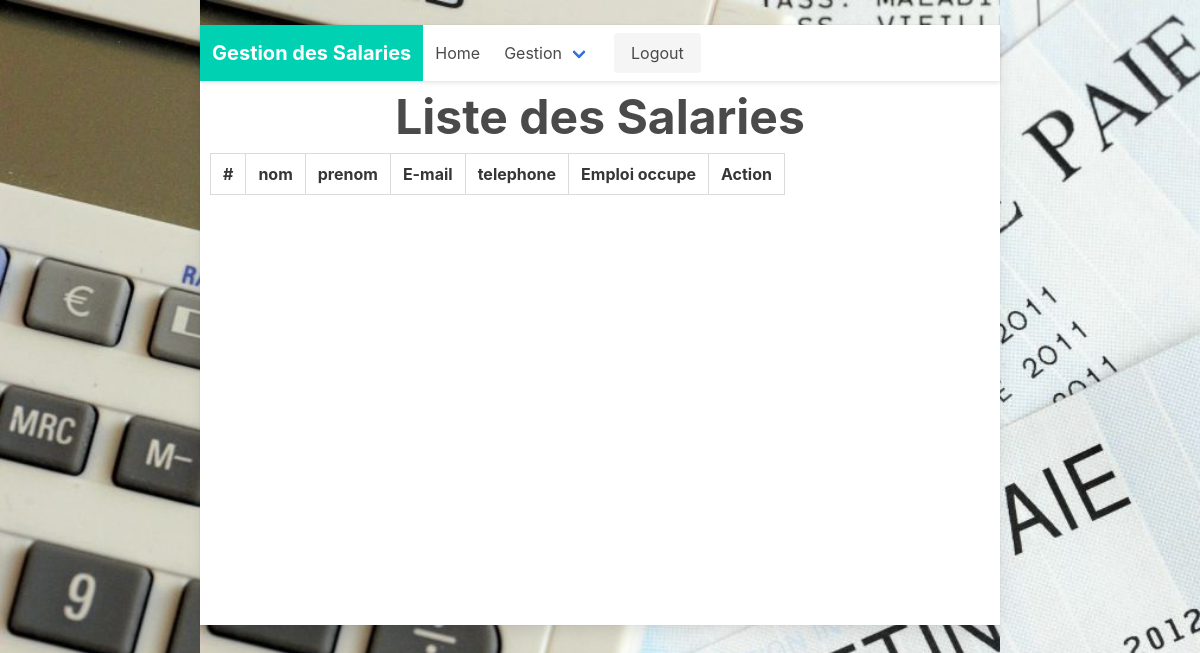
/gestion/lesSalaries (signed in), run on an earlier commit of the app's database.
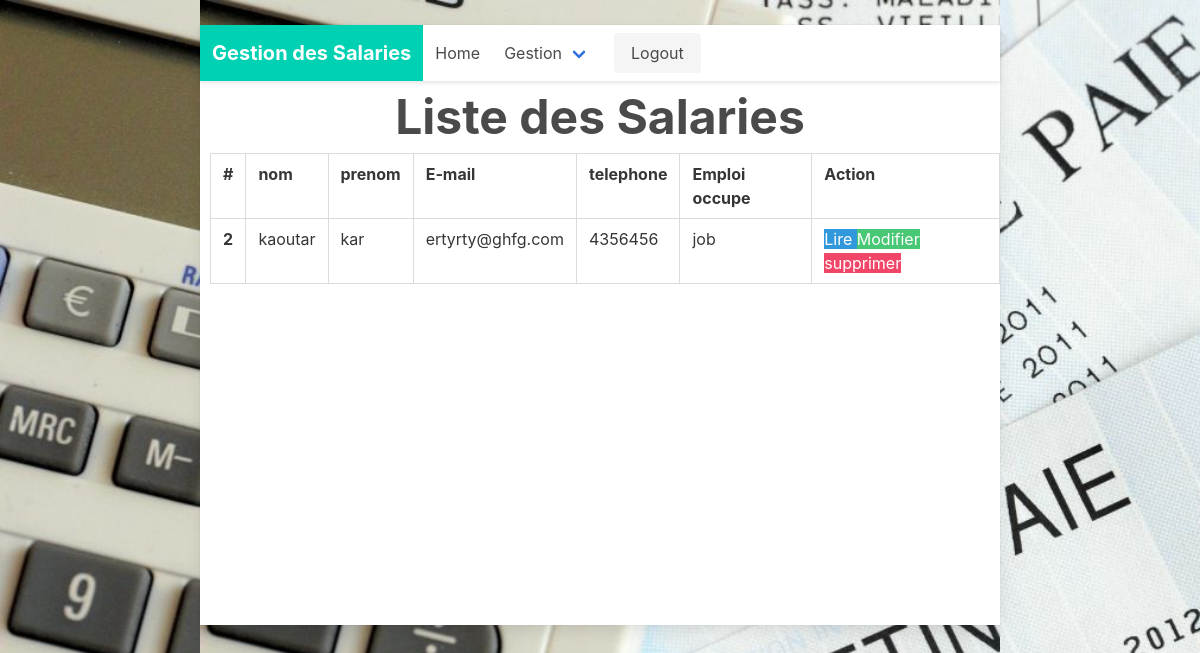
And on a later commit of the database.
### gestion/models.py (models this page shows)
class Employe(models.Model):
    matricule = models.CharField(max_length=20)
    nom = models.CharField(max_length=30)
    prenom = models.CharField(max_length=30)
    cin = models.CharField(max_length=10)
    adresse = models.CharField(max_length=150)
    telephone = models.CharField(max_length=10)
    email = models.EmailField(max_length=200)
    dateNaissance = models.DateField()
    departement = models.CharField(max_length=30)
    emploiOccupe = models.CharField(max_length=30)
    Anciennete = models.IntegerField()
    salaireBase = models.IntegerField()
    """la notation ManyToOne"""
    bulletinPaie = models.ForeignKey('BulletinPaie', on_delete=models.CASCADE)
    user = models.OneToOneField(User, on_delete=models.CASCADE)
    """def __str__(self):
        return self.matricule, " ", self.nom, " ", self.prenom, " ", self.cin, " ", self.adresse, " ", self.telephone\
            , " ", self.email, " ", self.dateNaissance, " ", self.departement, " ", self.emploiOccupe\
            , " ", self.Anciennete, " ", self.salaireBase"""

class Salarie(Employe):
    def __str__(self):
        return super().__str__()

class Employe(models.Model):
    matricule = models.CharField(max_length=20)
    nom = models.CharField(max_length=30)
    prenom = models.CharField(max_length=30)
    cin = models.CharField(max_length=10)
    adresse = models.CharField(max_length=150)
    telephone = models.CharField(max_length=10)
    email = models.EmailField(max_length=200)
    dateNaissance = models.DateField()
    departement = models.CharField(max_length=30)
    emploiOccupe = models.CharField(max_length=30)
    Anciennete = models.IntegerField()
    salaireBase = models.IntegerField()
    """la notation ManyToOne"""
    bulletinPaie = models.ForeignKey('BulletinPaie', on_delete=models.CASCADE)
    user = models.OneToOneField(User, on_delete=models.CASCADE)
    """def __str__(self):
        return self.matricule, " ", self.nom, " ", self.prenom, " ", self.cin, " ", self.adresse, " ", self.telephone\
            , " ", self.email, " ", self.dateNaissance, " ", self.departement, " ", self.emploiOccupe\
            , " ", self.Anciennete, " ", self.salaireBase"""

### gestion/views.py (the view)
# urls.py: url('lesSalaries',view=listeSalaries, name='all'),
@login_required(login_url='gestion:welcome')
def listeSalaries(request):
    liste = Salarie.objects.all()
    return render(request, "listeSalaries.html", {'salaries': liste})

### templates/listeSalaries.html (shortened to what this page needs)
{% extends 'base.html' %}
{% block content %}
        <h1 class=" is-size-1 has-text-centered has-text-weight-bold ">Liste des Salaries</h1>
<table class="table is-bordered"style="margin-left: 10px">
    <thead>
        <tr>
        <th>#</th>
        <th scope="col">nom</th>
        <th scope="col">prenom</th>
        <th scope="col">E-mail</th>
        <th scope="col">telephone</th>
        <th scope="col">Emploi occupe</th>
        <th scope="col">Action</th>
        </tr>
    </thead>
    <tbody>
        {% for u in salaries %}
            <tr>
            <th scope="row">{{ u.id }}</th>
            <td>{{ u.nom }}</td>
            <td>{{ u.prenom }}</td>
            <td>{{ u.email }}</td>
            <td>{{ u.telephone }}</td>
            <td>{{ u.emploiOccupe}}</td>
                <td><a  href="{% url 'gestion:getsal' u.id %}" class="has-background-info" style="color: white">Lire    </a><a href="{% url 'gestion:updateSal' u.id %}" class="has-background-success" style="color: white">Modifier   </a><a href="{% url 'gestion:deleteSal' u.id %}" class="has-background-danger" style="color: white">supprimer</a> </td>
            </tr>
    {% endfor %}
    </tbody>
</table>
{% endblock %}

### templates/base.html (shortened to what this page needs)
<!DOCTYPE html>
<html lang="en">
<head>
    {%  load static %}
    <link href="{%  static '/css/base.css' %}" rel="stylesheet">
   {%  load static %}
    <link href="{%  static '/css/bulma.css' %}" rel="stylesheet">
</head>
<body>
    <div class="card">
		<div class="card-header">
            <nav class="navbar" role="navigation" aria-label="main navigation">
  <div class="navbar-brand">
    <a class="navbar-item is-size-5 has-text-weight-bold has-background-primary has-text-white"  href="{% url 'gestion:accueil' %}">
        Gestion des Salaries
    </a>
  </div>
  <div id="navbarBasicExample" class="navbar-menu">
    <div class="navbar-start">
      <a class="navbar-item" href="{% url 'gestion:accueil' %}">
        Home
      </a>
      <div class="navbar-item has-dropdown is-hoverable">
        <a class="navbar-link">
          Gestion
        </a>
      </div>
    </div>
    <div class="navbar-end">
      <div class="navbar-item">
        <div class="buttons">
          <a class="button is-light" href="{% url 'gestion:logout' %}">
            Logout
          </a>
        </div>
      </div>
    </div>
  </div>
</nav>
        </div>
        <div class="card-body">
{% block content %}
{% endblock %}
        </div>
    </div>
</body>
</html>

### static/css/base.css (style rules this page uses)
html,body { background-image: url('/static/images/salaire.jpg'); background-size: cover; background-repeat: no-repeat; height: 100%; display: inline-block; text-align: center; }
.card { height: 600px; margin-top:25px; margin-bottom: auto; width: 800px; background-color: white ; display: inline-block; ; }

What changed in the data, as far as the page shows it:
added Salarie: id "2", nom "kaoutar", prenom "kar", email "ertyrty@ghfg.com", telephone "4356456", emploiOccupe "job"
